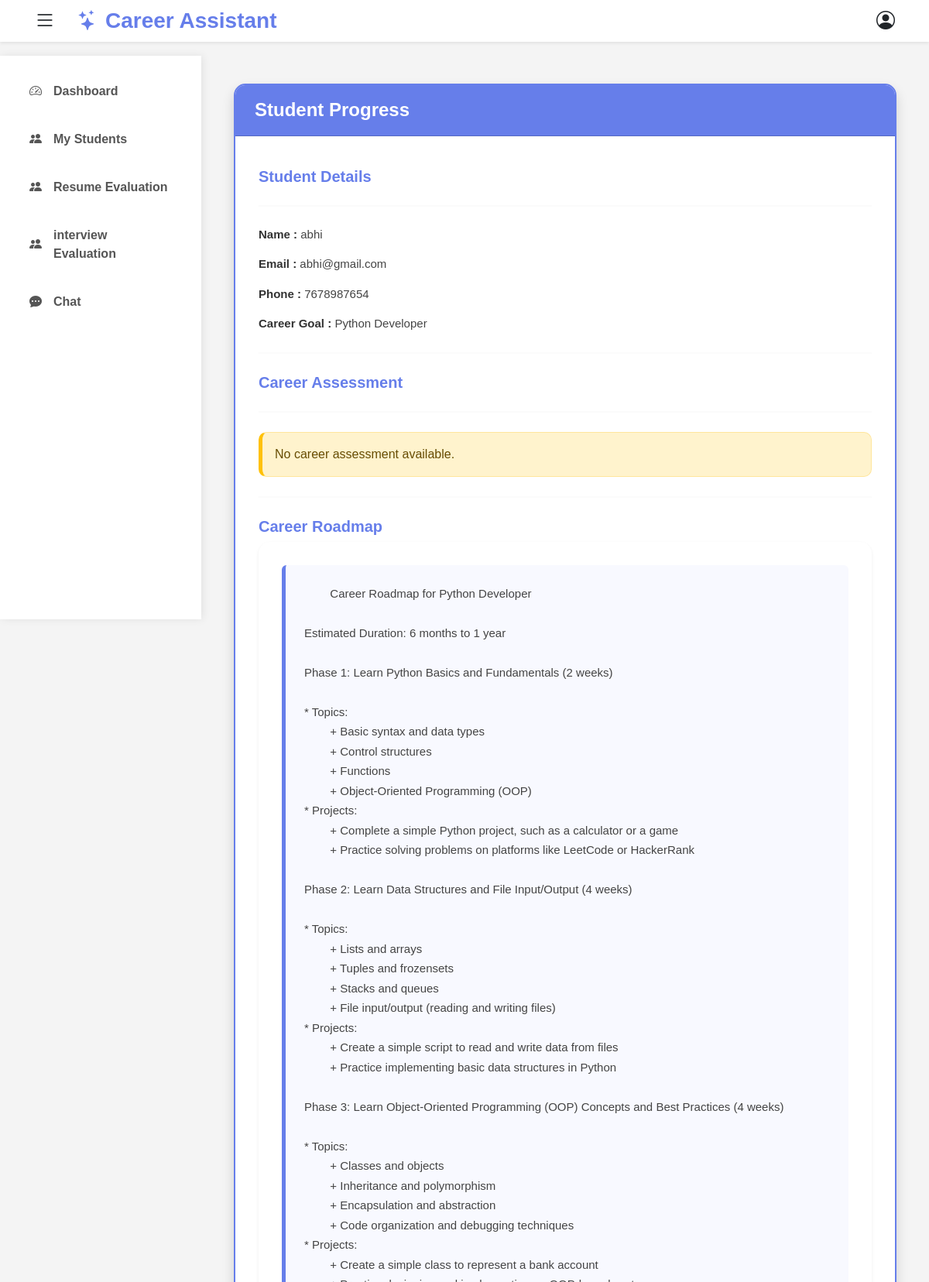
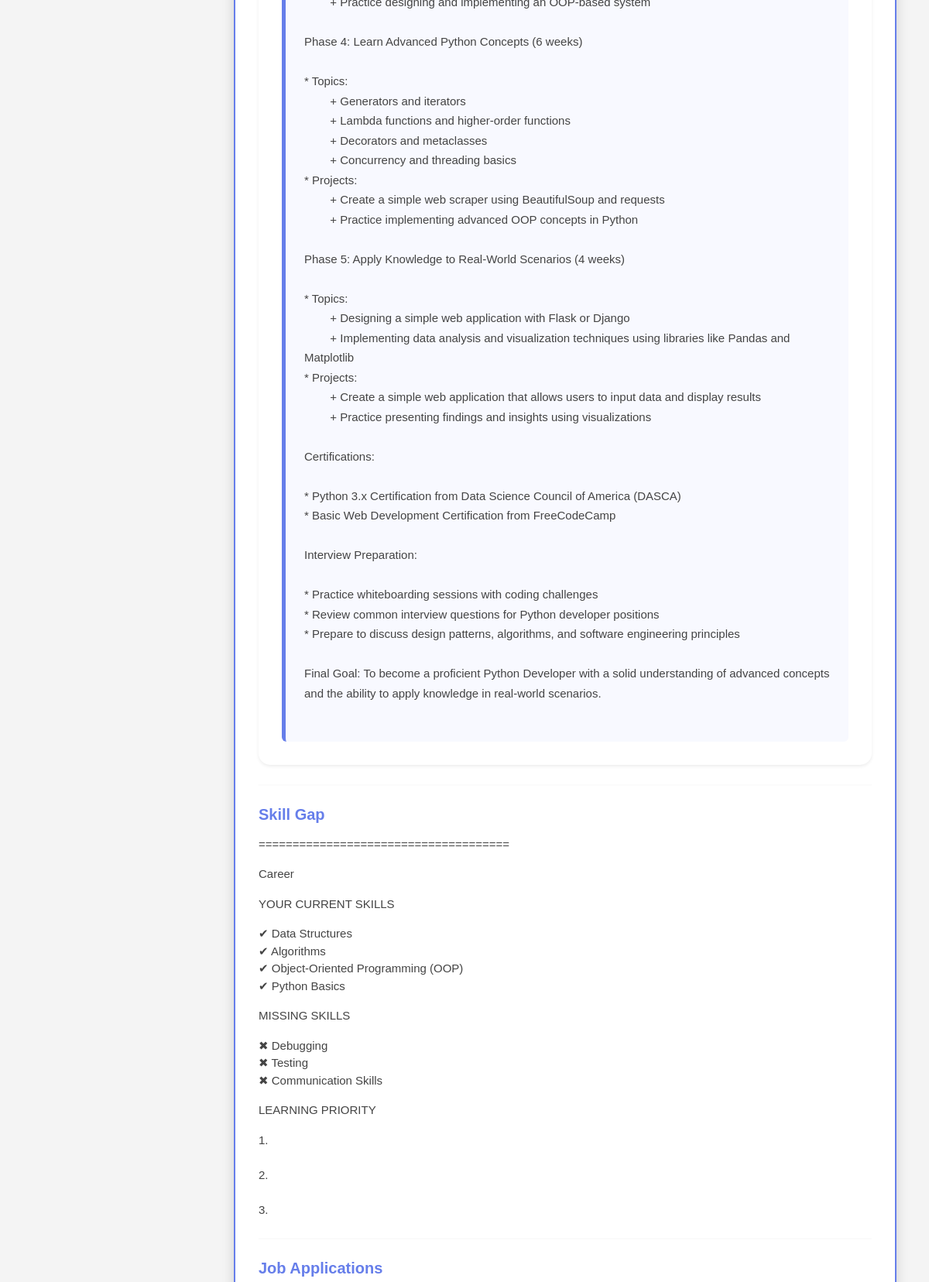
The page /mentorstudentpro/2/ (signed in, upper part) on the database its author committed (2 pictures, top to bottom).
### careerproject/models.py (models this page shows, shortened)
class StudentProfile(models.Model):
    user = models.OneToOneField(CustomUser, on_delete=models.CASCADE)
    mentor = models.ForeignKey('MentorProfile', on_delete=models.SET_NULL, null=True, blank=True, related_name="students")
    profile_pic = models.ImageField(upload_to='students/', blank=True, null=True)
    full_name = models.CharField(max_length=100)
    phone = models.CharField(max_length=15,)
    GENDER_CHOICES = (
            ('Male', 'Male'),
            ('Female', 'Female'),
            ('Other', 'Other')
    )
    gender = models.CharField(max_length=10,choices=GENDER_CHOICES)
    dob = models.DateField(blank=True, null=True)
    location = models.CharField(max_length=100, blank=True)
    QUALIFICATION_CHOICES=(
            ('10th', '10th'),
            ('12th', '12th'),
            ('Diploma', 'Diploma'),
            ('Graduate', 'Graduate'),
            ('Post Graduate', 'Post Graduate'),
            ('Others', 'Others'),
    )
    qualification = models.CharField(max_length=30, choices=QUALIFICATION_CHOICES)
    course = models.CharField(max_length=100)
    OCCUPATIONAL_CHOICES=(
            ('Student', 'Student'),
            ('Unemployed', 'Unemployed'),
            ('Employed', 'Employed'),
            ('Career Break', 'Career Break'),
    )
    occupational_status = models.CharField(max_length=20, choices=OCCUPATIONAL_CHOICES)
    skills = models.TextField()
    resume = models.FileField(upload_to='resumes/', blank=True, null=True)
    bio = models.TextField(blank=True)

class CustomUser(AbstractUser):
    username = models.CharField(max_length=20, unique=True)
    email = models.EmailField(unique=True)
    ROLE_CHOICES = (
        ('admin', 'Admin'),
        ('student', 'Student'),
        ('mentor', 'Mentor'),
        ('company', 'Company'),
    )
    role = models.CharField(
        max_length=10, choices=ROLE_CHOICES, default='student')

class StudentCareer(models.Model):
    student = models.ForeignKey(
        StudentProfile,
        on_delete=models.CASCADE,
        related_name="careers"
    )
    career_name = models.CharField(max_length=100)
    confidence = models.PositiveIntegerField(default=0)
    active = models.BooleanField(default=True)
    selected_at = models.DateTimeField(auto_now_add=True)

class CareerRoadmap(models.Model):
    student = models.ForeignKey(
        StudentProfile,
        on_delete=models.CASCADE
    )
    career = models.ForeignKey(
        StudentCareer,
        on_delete=models.CASCADE
    )
    roadmap = models.TextField()
    created_at = models.DateTimeField(
        auto_now_add=True
    )
    updated_at = models.DateTimeField(
        auto_now=True
    )

class SkillGap(models.Model):
    student = models.ForeignKey(
        StudentProfile,
        on_delete=models.CASCADE
    )
    career = models.ForeignKey(
        StudentCareer,
        on_delete=models.CASCADE
    )
    report = models.TextField()
    created_at = models.DateTimeField(
        auto_now_add=True
    )

### careerproject/views.py (the view, shortened to what this page needs)
# urls.py: path("mentorstudentpro/<int:id>/",views.mentor_student_progress,name="mentor_student_progress",),
@login_required(login_url="/users/login")
def mentor_student_progress(request, id):
    if request.user.role != "mentor":
        return redirect("dashboard")
    mentor = get_object_or_404(
        MentorProfile,
        user=request.user
    )
    student = get_object_or_404(
        StudentProfile,
        id=id,
        mentor=mentor
    )
    feedback = MentorFeedback.objects.filter(
        mentor=mentor,
        student=student
    ).first()
    career = StudentCareer.objects.filter(
        student=student
    ).first()
    conversation = CareerConversation.objects.filter(
        student=student
    ).first()
    report = None
    if conversation:
        report = CareerReport.objects.filter(
            conversation=conversation
        ).first()
    roadmap = CareerRoadmap.objects.filter(
        student=student
    ).first()
    skill_gap = SkillGap.objects.filter(
        student=student
    ).first()
    applications = JobApplication.objects.filter(
        student=student
    )
    applied = applications.count()
    shortlisted = applications.filter(status="accepted").count()
    rejected = applications.filter(status="rejected").count()
    pending = applications.filter(status="pending").count()
    context = {
        "student": student,
        "career": career,
        "report": report,
        "roadmap": roadmap,
        "skill_gap": skill_gap,
        "applied": applied,
        "shortlisted": shortlisted,
        "rejected": rejected,
        "pending": pending,
        "feedback": feedback,
    }
    return render(
        request,
        "mentor_module/mentor_student_progress.html",
        context,
    )

### templates/mentor_module/mentor_student_progress.html (shortened to what this page needs)
{% extends 'mentor_module/mentor_base.html' %}
{% load static %}
{% block css %}
<link rel="stylesheet" href="{% static 'css/mentor_student_progress.css' %}">
{% endblock %}
{% block content %}
<div class="container mt-4">
    <div class="card shadow">
        <div class="card-header bg-primary text-white">
            <h4>Student Progress</h4>
        </div>
        <div class="card-body">
            <h5>Student Details</h5>
            <hr>
            <p><strong>Name :</strong> {{ student.user.username }}</p>
            <p><strong>Email :</strong> {{ student.user.email }}</p>
            <p><strong>Phone :</strong> {{ student.phone }}</p>
            <p>
                <strong>Career Goal :</strong>
                {% if career %}
                    {{ career.career_name }}
                {% else %}
                    Not Selected
                {% endif %}
            </p>
            <hr>
            <h5>Career Assessment</h5>
            <hr>
            {% if report %}
            <div class="card mb-3">
                <div class="card-body">
                    <h6 class="text-primary">Recommended Careers</h6>
                    {% if report.recommended_careers %}
                    <ul class="mb-3">
                        {% for career in report.recommended_careers %}
                            <li>{{ career }}</li>
                        {% endfor %}
                    </ul>
                    {% else %}
                    <p>No career recommendations available.</p>
                    {% endif %}
                    <h6 class="text-primary">Assessment Summary</h6>
                    <div class="border rounded p-3 bg-light">
                        {{ report.report|linebreaks }}
                    </div>
                </div>
            </div>
            {% else %}
            <div class="alert alert-warning">
                No career assessment available.
            </div>
            {% endif %}
            <hr>
            <h5>Career Roadmap</h5>
                    {% if roadmap %}
        <div class="card shadow-sm border-0">
            <div class="card-body">
                <div class="bg-light p-4 rounded">
                    <pre style="white-space: pre-wrap; font-family: inherit; margin:0;">
        {{ roadmap.roadmap }}
                    </pre>
                </div>
            </div>
        </div>
        {% else %}
        <div class="alert alert-warning">
            No roadmap has been generated yet.
        </div>
        {% endif %}
            <hr>
            <h5>Skill Gap</h5>
            {% if skill_gap %}
                <p>{{ skill_gap.report|linebreaks }}</p>
            {% else %}
                <p>No skill gap analysis available.</p>
            {% endif %}
            <hr>
            <h5>Job Applications</h5>
        </div>
    </div>
</div>
{% endblock %}

### static/css/private.css (style rules this page uses)
* { margin:0; padding:0; box-sizing:border-box; }
body { font-family:'Segoe UI',sans-serif; background:#f5f7fb; min-height:100vh; display:flex; flex-direction:column; }
html,body { height:100%; }
body { display:flex; flex-direction:column; min-height:100vh; }

### static/css/mentor_student_progress.css (style rules this page uses)
body { background-color:#f4f4f4; font-family:Arial, sans-serif; }
.container { padding-bottom:40px; }
.card { border:2px solid #667eea; border-radius:15px; box-shadow:0 5px 15px rgba(0,0,0,0.15); overflow:hidden; }
.card-header.bg-primary { background-color:#667eea !important; padding:18px 25px; }
.card-header h4, .card-header h5 { margin:0; font-weight:bold; }
.card-body { padding:30px; }
.card-body > h5 { color:#667eea; font-weight:bold; margin-top:10px; }
p { color:#444; font-size:15px; }
strong { color:#333; }
hr { border-top:2px solid #eee; margin:25px 0; }
.card .card { border:1px solid #ddd; box-shadow:0 3px 10px rgba(0,0,0,0.08); }
.bg-light { background:#f8f9ff !important; border-left:5px solid #667eea; }
pre { color:#444; font-size:15px; line-height:1.7; }
.alert-warning { border-radius:10px; border-left:5px solid #ffc107; }

### rows shown on the page
StudentProfile: user.username "abhi", user.email "abhi@gmail.com", phone "7678987654"
StudentCareer: career_name "Python Developer"
CareerRoadmap: roadmap "Career Roadmap for Python Developer Estimated Duration: 6 months to 1 year Phase 1: Learn Python Basics and Fundamentals (2 weeks) * Topics: + Basic syntax and data types + Control structures + Functions + Object-Oriented Programming (OOP) * Projects: + Complete a simple Python project, such as a calculator or a game + Practice solving problems on platforms like LeetCode or HackerRank Phase 2: Learn Data Structures and File Input/Output (4 weeks) * Topics: + Lists and arrays + Tuples and frozensets + Stacks and queues + File input/output (reading and writing files) * Projects: + Create a simple script to read and write data from files + Practice implementing basic data structures in Python…"
SkillGap: report "===================================== Career YOUR CURRENT SKILLS ✔ Data Structures ✔ Algorithms ✔ Object-Oriented Programming (OOP) ✔ Python Basics MISSING SKILLS ✖ Debugging ✖ Testing ✖ Communication Skills LEARNING PRIORITY 1. 2. 3."
